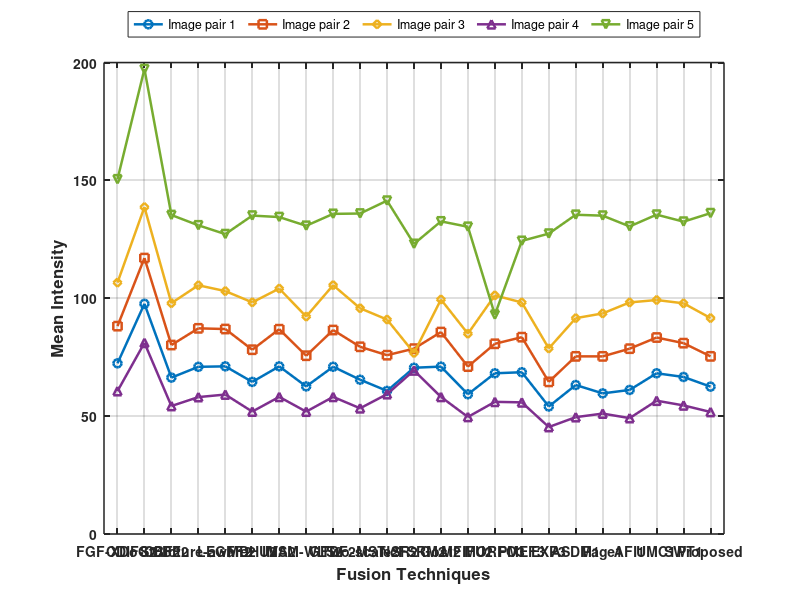

The MATLAB script that drew this image:

clear; close all; clc;

% ---------------------------------------------------------
% Methods (23 Techniques) - Original Names Preserved
% ---------------------------------------------------------
methods = { ...
    'FGF-XDoG2','CDIF-CBF2','CBF2','Structure-aware2','LEGFF2',...
    'MDHU2','IMA2','VSM-WLS2','GFDF2','Two-scale2',...
    'MST-SR2','NcFSRM2','Gost2','MFIFU2','MORFO3',...
    'PMEF3','EXP3','ASDM1','Page1','AFI1','UMC1','SWT1','Proposed'};

% ---------------------------------------------------------
% UPDATED MEAN VALUES FOR DATASETS 1, 8, 14, 17 AND D
% ---------------------------------------------------------

A = [72.404 97.637 66.3356 70.918 71.116 64.52 ...
     71.109 62.599 70.943 65.4513 60.709 70.526 ...
     71.008 59.268 68.173 68.6222 54.0857 63.199 ...
     59.648 61.109 68.18 66.611 62.5057];

B = [88.171 117.05 80.16 87.239 86.946 ...
     78.169 86.877 75.62 86.52 79.4095 ...
     75.852 78.63 85.662 71.009 80.682 ...
     83.4971 64.5247 75.35 75.344 78.615 ...
     83.343 80.956 75.3522];

C = [106.63 138.66 97.9187 105.51 103.04 ...
     98.267 104.11 92.236 105.55 95.7547 ...
     90.968 76.783 99.476 84.974 101.22 ...
     98.2153 78.7164 91.558 93.573 98.234 ...
     99.256 97.851 91.5977];

D = [60.603 81.087 54.2846 58.077 59.154 ...
     51.925 58.162 51.907 58.16 53.3291 ...
     59.32 69.38 58.146 49.649 56.058 ...
     55.8387 45.3715 49.567 51.083 49.158 ...
     56.548 54.544 51.7585];

E = [150.4669 197.2284 135.316 130.9456 127.2103 ...
     135.0653 134.443 130.7454 135.7974 135.944 ...
     141.398 123.0619 132.6196 130.3167 93.0243 ...
     124.3369 127.4138 135.4198 135.0385 130.4661 ...
     135.4652 132.4924 136.0969];

% ---------------------------------------------------------
% PLOT MEAN VALUES
% ---------------------------------------------------------
figure('Color','w','Position',[100 100 1400 650]);

hold on;
grid on;
box on;

x = 1:length(methods);

plot(x,A,'-o','LineWidth',1.8,'MarkerSize',6);
plot(x,B,'-s','LineWidth',1.8,'MarkerSize',6);
plot(x,C,'-d','LineWidth',1.8,'MarkerSize',6);
plot(x,D,'-^','LineWidth',1.8,'MarkerSize',6);
plot(x,E,'-v','LineWidth',1.8,'MarkerSize',6);

% ---------------------------------------------------------
% AXIS SETTINGS
% ---------------------------------------------------------
set(gca,'XTick',x,...
        'XTickLabel',methods,...
        'XTickLabelRotation',50,...
        'FontSize',10,...
        'FontWeight','bold');

xlim([0.5 23.5]);

ylabel('Mean Intensity','FontSize',12,'FontWeight','bold');
xlabel('Fusion Techniques','FontSize',12,'FontWeight','bold');

%title('Mean Intensity Comparison Across Datasets 1, 8, 14, 17 and D',...'FontSize',14,'FontWeight','bold');

legend({'Image pair 1','Image pair 2','Image pair 3',...
        'Image pair 4','Image pair 5'},...
        'Location','northoutside',...
        'Orientation','horizontal');

set(gca,'LineWidth',1.1);

hold off;

% ---------------------------------------------------------
% SAVE FIGURE
% ---------------------------------------------------------
exportgraphics(gcf,'Mean_Comparison_image.png','Resolution',600);
